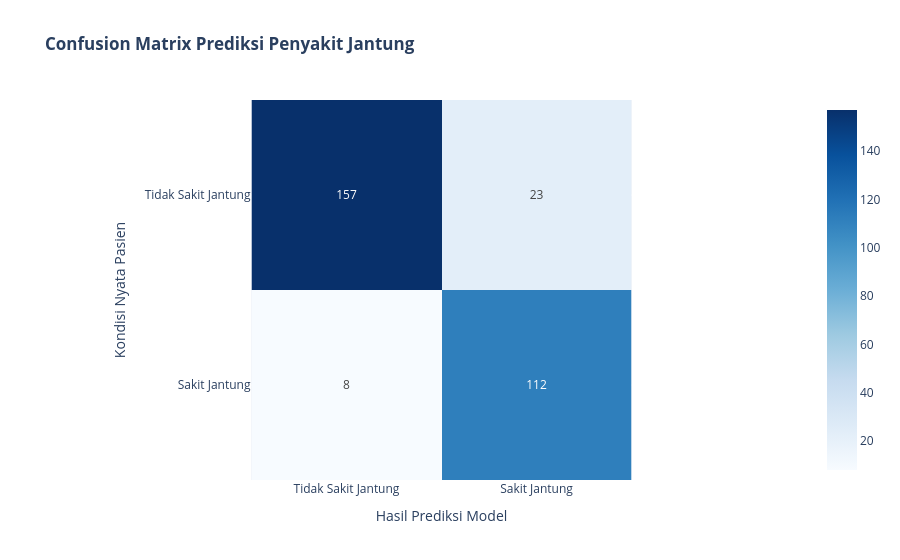
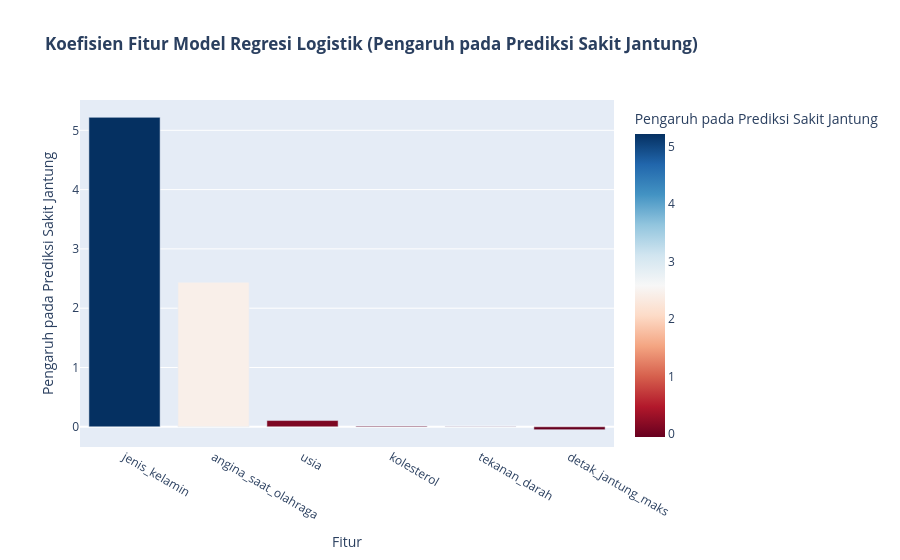

These figures' notebook cell, in order:
### Markdown cell above
# model ML dengan Supervised Learning
kasus : prediksi diagnosa penyakit jantung

### Code cell
import numpy as np
import pandas as pd
from sklearn.model_selection import train_test_split
from sklearn.linear_model import LogisticRegression
from sklearn.metrics import confusion_matrix, accuracy_score
import plotly.express as px
import plotly.graph_objects as go

# 1. Membuat dataset sintetis untuk prediksi penyakit jantung
np.random.seed(42)
num_samples = 1000

data_ml = {
    'age': np.random.randint(30, 75, num_samples),
    'sex': np.random.choice([0, 1], num_samples, p=[0.4, 0.6]), # 0=Female, 1=Male
    'cholesterol': np.random.randint(150, 300, num_samples),
    'blood_pressure': np.random.randint(100, 180, num_samples),
    'max_hr': np.random.randint(120, 200, num_samples),
    'exercise_angina': np.random.choice([0, 1], num_samples, p=[0.7, 0.3]), # 0=No, 1=Yes
}

df_ml = pd.DataFrame(data_ml)

# Membuat variabel target 'heart_disease' berdasarkan aturan yang disimulasikan
# Misal: usia lebih tinggi, kolesterol, tekanan darah, dan angina saat berolahraga meningkatkan risiko
heart_disease_risk = (
    0.3 * (df_ml['age'] / df_ml['age'].max()) +
    0.2 * df_ml['sex'] +
    0.25 * (df_ml['cholesterol'] / df_ml['cholesterol'].max()) +
    0.2 * (df_ml['blood_pressure'] / df_ml['blood_pressure'].max()) +
    0.1 * df_ml['exercise_angina'] -
    0.15 * (df_ml['max_hr'] / df_ml['max_hr'].max()) # Denyut jantung maksimal yang lebih tinggi mungkin menurunkan risiko
)
df_ml['heart_disease'] = (heart_disease_risk > np.percentile(heart_disease_risk, 60)).astype(int) # 40% teratas memiliki penyakit jantung

# Mengganti nama kolom ke Bahasa Indonesia
df_ml = df_ml.rename(columns={
    'age': 'usia',
    'sex': 'jenis_kelamin',
    'cholesterol': 'kolesterol',
    'blood_pressure': 'tekanan_darah',
    'max_hr': 'detak_jantung_maks',
    'exercise_angina': 'angina_saat_olahraga',
    'heart_disease': 'penyakit_jantung'
})

print("Dataset Sintetis Penyakit Jantung :")
display(df_ml.head())

# Klasifikasi (Classification) Digunakan ketika output yang ingin diprediksi berupa kategori atau label diskrit.
# 2. Membagi data menjadi training dan testing sets
X = df_ml.drop('penyakit_jantung', axis=1)
y = df_ml['penyakit_jantung']

X_train, X_test, y_train, y_test = train_test_split(X, y, test_size=0.3, random_state=42, stratify=y)

# 3. Melatih model Machine Learning sederhana (Regresi Logistik)
model = LogisticRegression(random_state=42, solver='liblinear', max_iter=1000)
model.fit(X_train, y_train)

# 4. Melakukan prediksi pada test set
y_pred = model.predict(X_test)

# 5. Mengevaluasi model - Confusion Matrix dan Akurasi
cm = confusion_matrix(y_test, y_pred)
accuracy = accuracy_score(y_test, y_pred)

print(f"\nAkurasi Model: {accuracy:.2f}")
print("Confusion Matrix:")
print(cm)

# 6. Memvisualisasikan Confusion Matrix menggunakan Plotly
cm_labels = ['Tidak Sakit Jantung', 'Sakit Jantung']

fig_ml_cm = px.imshow(
    cm,
    x=cm_labels,
    y=cm_labels,
    color_continuous_scale='Blues',
    text_auto=True,
    labels=dict(x="Prediksi Model", y="Kondisi Aktual Pasien"),
    title="<b>Confusion Matrix Prediksi Penyakit Jantung</b>"
)

fig_ml_cm.update_layout(
    xaxis_title="Hasil Prediksi Model",
    yaxis_title="Kondisi Nyata Pasien"
)

fig_ml_cm.show()

# Memvisualisasikan Koefisien Fitur (Feature Importance) untuk Regresi Logistik
feature_importance = pd.DataFrame({
    'Fitur': X.columns,
    'Koefisien': model.coef_[0]
}).sort_values(by='Koefisien', ascending=False)

fig_feature_imp = px.bar(
    feature_importance,
    x='Fitur',
    y='Koefisien',
    color='Koefisien',
    color_continuous_scale=px.colors.sequential.RdBu,
    title='<b>Koefisien Fitur Model Regresi Logistik (Pengaruh pada Prediksi Sakit Jantung)</b>',
    labels={'Koefisien': 'Pengaruh pada Prediksi Sakit Jantung'}
)
fig_feature_imp.update_layout(showlegend=False)
fig_feature_imp.show()

### Figure 1 — Plotly figure (JSON) as saved in the notebook; plotly's stock layout.template omitted (floating-point values rounded to 4 significant figures)
{"data": [{"coloraxis": "coloraxis", "hovertemplate": "Prediksi Model: %{x}<br>Kondisi Aktual Pasien: %{y}<br>color: %{z}<extra></extra>", "name": "0", "texttemplate": "%{z}", "type": "heatmap", "x": ["Tidak Sakit Jantung", "Sakit Jantung"], "xaxis": "x", "y": ["Tidak Sakit Jantung", "Sakit Jantung"], "yaxis": "y", "z": [[157, 23], [8, 112]]}], "layout": {"coloraxis": {"autocolorscale": false, "colorscale": [[0, "rgb(247,251,255)"], [0.125, "rgb(222,235,247)"], [0.25, "rgb(198,219,239)"], [0.375, "rgb(158,202,225)"], [0.5, "rgb(107,174,214)"], [0.625, "rgb(66,146,198)"], [0.75, "rgb(33,113,181)"], [0.875, "rgb(8,81,156)"], [1, "rgb(8,48,107)"]]}, "title": {"text": "<b>Confusion Matrix Prediksi Penyakit Jantung</b>"}, "xaxis": {"anchor": "y", "constrain": "domain", "domain": [0, 1], "scaleanchor": "y", "title": {"text": "Hasil Prediksi Model"}}, "yaxis": {"anchor": "x", "autorange": "reversed", "constrain": "domain", "domain": [0, 1], "title": {"text": "Kondisi Nyata Pasien"}}}}

### Figure 2 — Plotly figure (JSON) as saved in the notebook; plotly's stock layout.template omitted (floating-point values rounded to 4 significant figures)
{"data": [{"hovertemplate": "Fitur=%{x}<br>Pengaruh pada Prediksi Sakit Jantung=%{marker.color}<extra></extra>", "legendgroup": "", "marker": {"color": [5.219, 2.437, 0.1053, 0.0119, 0.00497, -0.04812], "coloraxis": "coloraxis", "pattern": {"shape": ""}}, "name": "", "orientation": "v", "showlegend": false, "textposition": "auto", "type": "bar", "x": ["jenis_kelamin", "angina_saat_olahraga", "usia", "kolesterol", "tekanan_darah", "detak_jantung_maks"], "xaxis": "x", "y": [5.219, 2.437, 0.1053, 0.0119, 0.00497, -0.04812], "yaxis": "y"}], "layout": {"barmode": "relative", "coloraxis": {"autocolorscale": false, "colorbar": {"title": {"text": "Pengaruh pada Prediksi Sakit Jantung"}}, "colorscale": [[0, "rgb(103,0,31)"], [0.1, "rgb(178,24,43)"], [0.2, "rgb(214,96,77)"], [0.3, "rgb(244,165,130)"], [0.4, "rgb(253,219,199)"], [0.5, "rgb(247,247,247)"], [0.6, "rgb(209,229,240)"], [0.7, "rgb(146,197,222)"], [0.8, "rgb(67,147,195)"], [0.9, "rgb(33,102,172)"], [1, "rgb(5,48,97)"]]}, "legend": {"tracegroupgap": 0}, "showlegend": false, "title": {"text": "<b>Koefisien Fitur Model Regresi Logistik (Pengaruh pada Prediksi Sakit Jantung)</b>"}, "xaxis": {"anchor": "y", "domain": [0, 1], "title": {"text": "Fitur"}}, "yaxis": {"anchor": "x", "domain": [0, 1], "title": {"text": "Pengaruh pada Prediksi Sakit Jantung"}}}}
